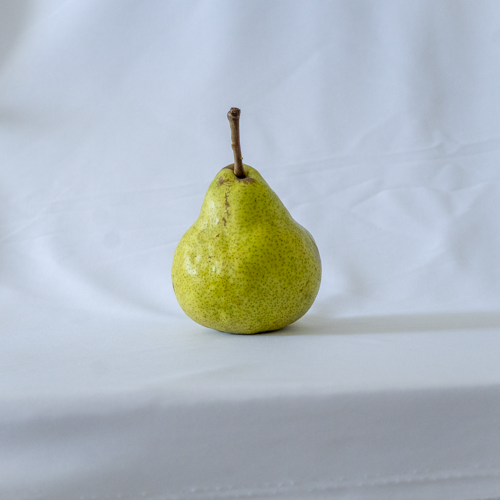
#> input picture imagem2.png, 500 x 500 px
$ python contours.py
#> lines starting #> are read from the running program, lines starting #| are printed output that depends on the picture; after the words box and inside, x2 and y2 are one past the last pixel; in counts of white or black regions, pixels touching at a corner belong together
import numpy as np
import cv2 as cv

im = cv.imread("imagem2.png")
#> im is the input picture: shape (500, 500, 3); mean B, G, R 191.9, 186.3, 177
assert im is not None, "file could not be read, check with os.path.exists()"

imgray = cv.cvtColor(im, cv.COLOR_BGR2GRAY)
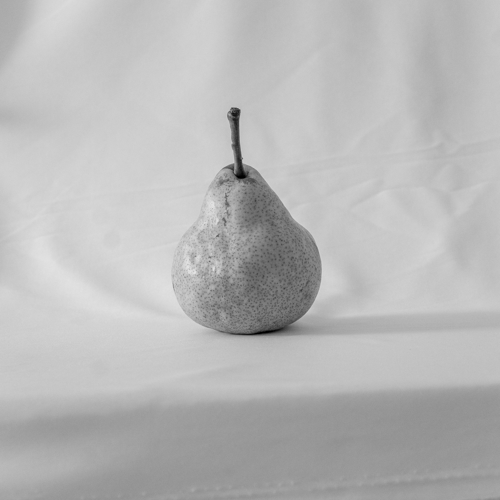
#> imgray: shape (500, 500); min 0, max 228, mean 184.1

ret, thresh = cv.threshold(imgray, 127, 255, 0)
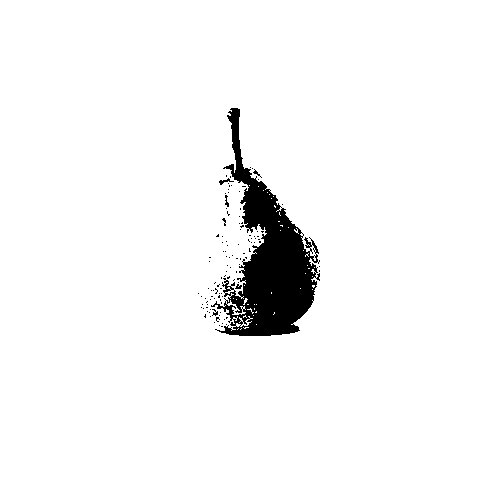
#> thresh: shape (500, 500); 96.1% white; 111 black regions (105 under 20 px)

contours, hierarchy = cv.findContours(thresh, cv.RETR_TREE, cv.CHAIN_APPROX_NONE)
#> contours = 205 contours, 194 with area under 20; largest, box (x1, y1, x2, y2) and area: (0, 0, 500, 500) 249001, (210, 107, 319, 337) 9954, (221, 279, 235, 294) 90, (303, 236, 313, 249) 58, (310, 238, 320, 255) 54

# Desenhar os contornos na imagem original
cv.drawContours(im, contours, -1, (0, 255, 0), 3)
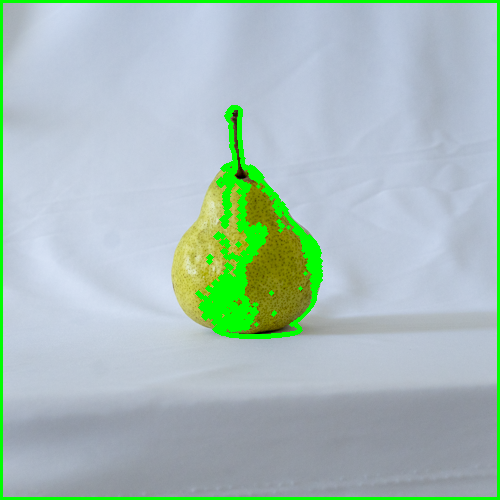
#> im: shape (500, 500, 3); 5.45% of pixels changed, all inside (x1, y1, x2, y2) = (0, 0, 500, 500)

cv.imshow("Contornos", im)

cv.waitKey(0)
cv.destroyAllWindows()
